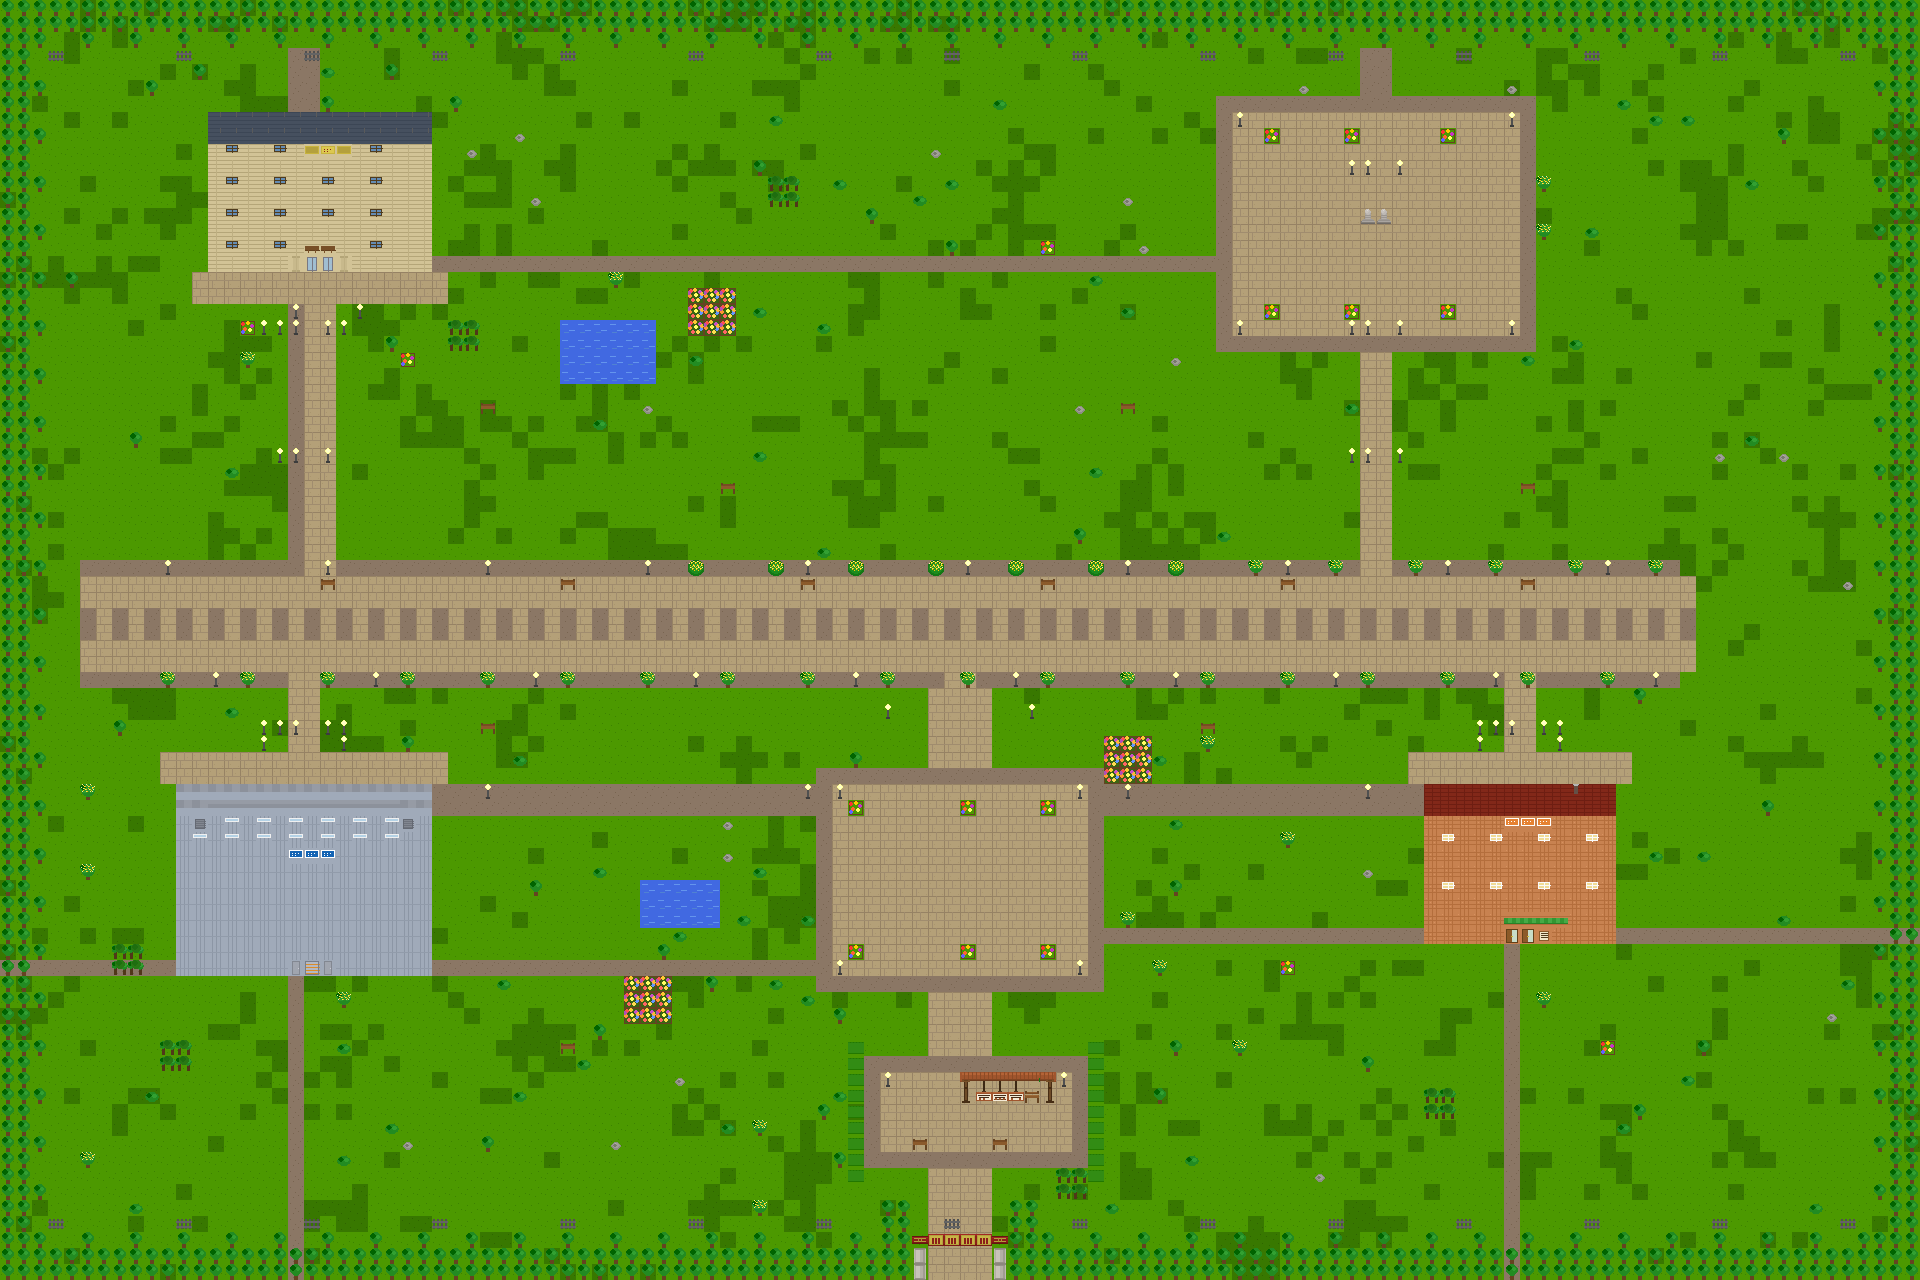

This is a level from a 2D game, rendered from its Tiled map with the project's own tilesets. A one-line summary and the map file follow, with tile-layer data summarised:
An orthogonal 120x80 tile map with 16x16 px tiles, 4 tile layers (ground, terrain, structures, decorations), 1 hidden layer not drawn and 13 objects (6x spawn, 3x building_entrance, 3x door_trigger, shuttle_trigger).

<map version="1.5" orientation="orthogonal" renderorder="right-down" width="120" height="80" tilewidth="16" tileheight="16" infinite="0" nextobjectid="14" nextlayerid="8">
 <tileset firstgid="1" name="main_campus_tileset" tilewidth="16" tileheight="16" tilecount="80" columns="80">
  <image source="../../assets/tilesets/main_campus_tileset.png" width="1280" height="16" />
  <tile id="0" />
  <tile id="1" />
  <tile id="2" />
  <tile id="3" />
  <tile id="4">
   <properties>
    <property name="solid" type="bool" value="true" />
   </properties>
  </tile>
  <tile id="5">
   <properties>
    <property name="solid" type="bool" value="true" />
   </properties>
  </tile>
  <tile id="6">
   <properties>
    <property name="solid" type="bool" value="true" />
   </properties>
  </tile>
  <tile id="7">
   <properties>
    <property name="solid" type="bool" value="true" />
   </properties>
  </tile>
  <tile id="8" />
  <tile id="9">
   <properties>
    <property name="solid" type="bool" value="true" />
   </properties>
  </tile>
  <tile id="10">
   <properties>
    <property name="solid" type="bool" value="true" />
   </properties>
  </tile>
  <tile id="11">
   <properties>
    <property name="solid" type="bool" value="true" />
   </properties>
  </tile>
  <tile id="12">
   <properties>
    <property name="solid" type="bool" value="true" />
   </properties>
  </tile>
  <tile id="13">
   <properties>
    <property name="solid" type="bool" value="true" />
   </properties>
  </tile>
  <tile id="14">
   <properties>
    <property name="solid" type="bool" value="true" />
   </properties>
  </tile>
  <tile id="15">
   <properties>
    <property name="solid" type="bool" value="true" />
   </properties>
  </tile>
  <tile id="16">
   <properties>
    <property name="solid" type="bool" value="true" />
   </properties>
  </tile>
  <tile id="17">
   <properties>
    <property name="solid" type="bool" value="true" />
   </properties>
  </tile>
  <tile id="18">
   <properties>
    <property name="solid" type="bool" value="true" />
   </properties>
  </tile>
  <tile id="19">
   <properties>
    <property name="solid" type="bool" value="true" />
   </properties>
  </tile>
  <tile id="20">
   <properties>
    <property name="solid" type="bool" value="true" />
   </properties>
  </tile>
  <tile id="21">
   <properties>
    <property name="solid" type="bool" value="true" />
   </properties>
  </tile>
  <tile id="22">
   <properties>
    <property name="solid" type="bool" value="true" />
   </properties>
  </tile>
  <tile id="23">
   <properties>
    <property name="solid" type="bool" value="true" />
   </properties>
  </tile>
  <tile id="24">
   <properties>
    <property name="solid" type="bool" value="true" />
   </properties>
  </tile>
  <tile id="25">
   <properties>
    <property name="solid" type="bool" value="true" />
   </properties>
  </tile>
  <tile id="26" />
  <tile id="27">
   <properties>
    <property name="solid" type="bool" value="true" />
   </properties>
  </tile>
  <tile id="28">
   <properties>
    <property name="solid" type="bool" value="true" />
   </properties>
  </tile>
  <tile id="29">
   <properties>
    <property name="solid" type="bool" value="true" />
   </properties>
  </tile>
  <tile id="30">
   <properties>
    <property name="solid" type="bool" value="true" />
   </properties>
  </tile>
  <tile id="31">
   <properties>
    <property name="solid" type="bool" value="true" />
   </properties>
  </tile>
  <tile id="32">
   <properties>
    <property name="solid" type="bool" value="true" />
   </properties>
  </tile>
  <tile id="33" />
  <tile id="34">
   <properties>
    <property name="solid" type="bool" value="true" />
   </properties>
  </tile>
  <tile id="35">
   <properties>
    <property name="solid" type="bool" value="true" />
   </properties>
  </tile>
  <tile id="36">
   <properties>
    <property name="solid" type="bool" value="true" />
   </properties>
  </tile>
  <tile id="37">
   <properties>
    <property name="solid" type="bool" value="true" />
   </properties>
  </tile>
  <tile id="38">
   <properties>
    <property name="solid" type="bool" value="true" />
   </properties>
  </tile>
  <tile id="39">
   <properties>
    <property name="solid" type="bool" value="true" />
   </properties>
  </tile>
  <tile id="40">
   <properties>
    <property name="solid" type="bool" value="true" />
   </properties>
  </tile>
  <tile id="41">
   <properties>
    <property name="solid" type="bool" value="true" />
   </properties>
  </tile>
  <tile id="42" />
  <tile id="43" />
  <tile id="44">
   <properties>
    <property name="solid" type="bool" value="true" />
   </properties>
  </tile>
  <tile id="45">
   <properties>
    <property name="solid" type="bool" value="true" />
   </properties>
  </tile>
  <tile id="46">
   <properties>
    <property name="solid" type="bool" value="true" />
   </properties>
  </tile>
  <tile id="47">
   <properties>
    <property name="solid" type="bool" value="true" />
   </properties>
  </tile>
  <tile id="48">
   <properties>
    <property name="solid" type="bool" value="true" />
   </properties>
  </tile>
  <tile id="49" />
  <tile id="50">
   <properties>
    <property name="solid" type="bool" value="true" />
   </properties>
  </tile>
  <tile id="51">
   <properties>
    <property name="solid" type="bool" value="true" />
   </properties>
  </tile>
  <tile id="52">
   <properties>
    <property name="solid" type="bool" value="true" />
   </properties>
  </tile>
  <tile id="53">
   <properties>
    <property name="solid" type="bool" value="true" />
   </properties>
  </tile>
  <tile id="54">
   <properties>
    <property name="solid" type="bool" value="true" />
   </properties>
  </tile>
  <tile id="55">
   <properties>
    <property name="solid" type="bool" value="true" />
   </properties>
  </tile>
  <tile id="56">
   <properties>
    <property name="solid" type="bool" value="true" />
   </properties>
  </tile>
  <tile id="57">
   <properties>
    <property name="solid" type="bool" value="true" />
   </properties>
  </tile>
  <tile id="58" />
  <tile id="59">
   <properties>
    <property name="solid" type="bool" value="true" />
   </properties>
  </tile>
  <tile id="60">
   <properties>
    <property name="solid" type="bool" value="true" />
   </properties>
  </tile>
  <tile id="61" />
  <tile id="62">
   <properties>
    <property name="solid" type="bool" value="true" />
   </properties>
  </tile>
  <tile id="63">
   <properties>
    <property name="solid" type="bool" value="true" />
   </properties>
  </tile>
  <tile id="64">
   <properties>
    <property name="solid" type="bool" value="true" />
   </properties>
  </tile>
  <tile id="65">
   <properties>
    <property name="solid" type="bool" value="true" />
   </properties>
  </tile>
  <tile id="66">
   <properties>
    <property name="solid" type="bool" value="true" />
   </properties>
  </tile>
  <tile id="67">
   <properties>
    <property name="solid" type="bool" value="true" />
   </properties>
  </tile>
  <tile id="68">
   <properties>
    <property name="solid" type="bool" value="true" />
   </properties>
  </tile>
  <tile id="69">
   <properties>
    <property name="solid" type="bool" value="true" />
   </properties>
  </tile>
  <tile id="70">
   <properties>
    <property name="solid" type="bool" value="true" />
   </properties>
  </tile>
  <tile id="71">
   <properties>
    <property name="solid" type="bool" value="true" />
   </properties>
  </tile>
  <tile id="72">
   <properties>
    <property name="solid" type="bool" value="true" />
   </properties>
  </tile>
  <tile id="73">
   <properties>
    <property name="solid" type="bool" value="true" />
   </properties>
  </tile>
  <tile id="74">
   <properties>
    <property name="solid" type="bool" value="true" />
   </properties>
  </tile>
  <tile id="75">
   <properties>
    <property name="solid" type="bool" value="true" />
   </properties>
  </tile>
  <tile id="76">
   <properties>
    <property name="solid" type="bool" value="true" />
   </properties>
  </tile>
  <tile id="77">
   <properties>
    <property name="solid" type="bool" value="true" />
   </properties>
  </tile>
  <tile id="78">
   <properties>
    <property name="solid" type="bool" value="true" />
   </properties>
  </tile>
  <tile id="79">
   <properties>
    <property name="solid" type="bool" value="true" />
   </properties>
  </tile>
 </tileset>
 <layer id="1" name="ground" width="120" height="80">
  <data>[9600 cells, 9600 non-empty, 5 distinct tile ids]</data>
 </layer>
 <layer id="2" name="terrain" width="120" height="80">
  <data>[9600 cells, 0 non-empty, 0 distinct tile ids]</data>
 </layer>
 <layer id="3" name="structures" width="120" height="80">
  <data>[9600 cells, 1537 non-empty, 44 distinct tile ids]</data>
 </layer>
 <objectgroup id="4" name="objects">
  <object id="1" x="304" y="256" width="32" height="16" type="building_entrance">
   <properties>
    <property name="interactive_type" value="enter" />
    <property name="display_name" value="图书馆入口" />
    <property name="target_map" value="library_f1" />
    <property name="spawn_point" value="library_entrance" />
    <property name="transition_type" value="indoor_enter" />
   </properties>
  </object>
  <object id="2" x="288" y="960" width="48" height="16" type="building_entrance">
   <properties>
    <property name="interactive_type" value="enter" />
    <property name="display_name" value="佑铭体育馆入口" />
    <property name="target_map" value="gym" />
    <property name="spawn_point" value="gym_entrance" />
    <property name="transition_type" value="indoor_enter" />
   </properties>
  </object>
  <object id="3" x="1504" y="928" width="32" height="16" type="building_entrance">
   <properties>
    <property name="interactive_type" value="enter" />
    <property name="display_name" value="学子食堂入口" />
    <property name="target_map" value="dining_hall_f1" />
    <property name="spawn_point" value="dining_entrance" />
    <property name="transition_type" value="indoor_enter" />
   </properties>
  </object>
 </objectgroup>
 <layer id="5" name="collision" width="120" height="80" visible="0">
  <data>[9600 cells, 1759 non-empty, 1 distinct tile ids]</data>
 </layer>
 <objectgroup id="6" name="triggers">
  <object id="4" x="928" y="1200" width="64" height="16" type="spawn">
   <properties>
    <property name="spawn_id" value="gate" />
   </properties>
  </object>
  <object id="5" x="304" y="256" width="32" height="16" type="door_trigger">
   <properties>
    <property name="target_map" value="library_f1" />
    <property name="spawn_point" value="library_entrance" />
   </properties>
  </object>
  <object id="6" x="304" y="288" width="32" height="32" type="spawn">
   <properties>
    <property name="spawn_id" value="library_exit" />
   </properties>
  </object>
  <object id="7" x="288" y="960" width="48" height="16" type="door_trigger">
   <properties>
    <property name="target_map" value="gym" />
    <property name="spawn_point" value="gym_entrance" />
   </properties>
  </object>
  <object id="8" x="288" y="992" width="32" height="32" type="spawn">
   <properties>
    <property name="spawn_id" value="gym_exit" />
   </properties>
  </object>
  <object id="9" x="1504" y="928" width="32" height="16" type="door_trigger">
   <properties>
    <property name="target_map" value="dining_hall_f1" />
    <property name="spawn_point" value="dining_entrance" />
   </properties>
  </object>
  <object id="10" x="1504" y="960" width="32" height="32" type="spawn">
   <properties>
    <property name="spawn_id" value="dining_exit" />
   </properties>
  </object>
  <object id="11" x="896" y="1088" width="160" height="48" type="shuttle_trigger">
   <properties>
    <property name="target_map" value="nanhu_campus" />
    <property name="spawn_point" value="nanhu_entrance" />
    <property name="transition_type" value="campus_bus" />
   </properties>
  </object>
  <object id="12" x="944" y="1200" width="32" height="16" type="spawn">
   <properties>
    <property name="spawn_id" value="default" />
   </properties>
  </object>
  <object id="13" x="928" y="1088" width="32" height="32" type="spawn">
   <properties>
    <property name="spawn_id" value="shuttle_return" />
   </properties>
  </object>
 </objectgroup>
 <layer id="7" name="decorations" width="120" height="80">
  <data>[9600 cells, 206 non-empty, 6 distinct tile ids]</data>
 </layer>
</map>
